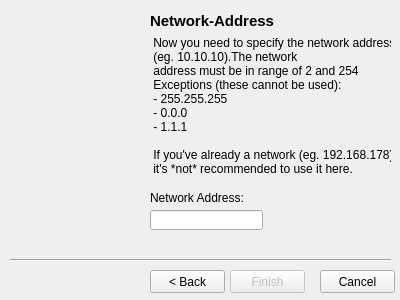
<?xml version="1.0" encoding="UTF-8"?>
<ui version="4.0">
 <class>Dialog</class>
 <widget class="QDialog" name="Dialog">
  <property name="geometry">
   <rect>
    <x>0</x>
    <y>0</y>
    <width>400</width>
    <height>300</height>
   </rect>
  </property>
  <property name="windowTitle">
   <string>Network-Creation Wizard</string>
  </property>
  <widget class="QPushButton" name="btnNext">
   <property name="enabled">
    <bool>false</bool>
   </property>
   <property name="geometry">
    <rect>
     <x>230</x>
     <y>270</y>
     <width>75</width>
     <height>23</height>
    </rect>
   </property>
   <property name="cursor">
    <cursorShape>ArrowCursor</cursorShape>
   </property>
   <property name="text">
    <string>Finish</string>
   </property>
  </widget>
  <widget class="QPushButton" name="Cancel">
   <property name="geometry">
    <rect>
     <x>320</x>
     <y>270</y>
     <width>75</width>
     <height>23</height>
    </rect>
   </property>
   <property name="text">
    <string>Cancel</string>
   </property>
  </widget>
  <widget class="Line" name="line">
   <property name="geometry">
    <rect>
     <x>10</x>
     <y>250</y>
     <width>381</width>
     <height>20</height>
    </rect>
   </property>
   <property name="orientation">
    <enum>Qt::Horizontal</enum>
   </property>
  </widget>
  <widget class="QPushButton" name="btnBack">
   <property name="enabled">
    <bool>true</bool>
   </property>
   <property name="geometry">
    <rect>
     <x>150</x>
     <y>270</y>
     <width>75</width>
     <height>23</height>
    </rect>
   </property>
   <property name="text">
    <string>&lt; Back</string>
   </property>
   <property name="checkable">
    <bool>false</bool>
   </property>
   <property name="checked">
    <bool>false</bool>
   </property>
   <property name="autoRepeat">
    <bool>false</bool>
   </property>
   <property name="autoDefault">
    <bool>true</bool>
   </property>
   <property name="default">
    <bool>false</bool>
   </property>
   <property name="flat">
    <bool>false</bool>
   </property>
  </widget>
  <widget class="QLabel" name="label_4">
   <property name="geometry">
    <rect>
     <x>10</x>
     <y>10</y>
     <width>121</width>
     <height>231</height>
    </rect>
   </property>
   <property name="text">
    <string/>
   </property>
   <property name="pixmap">
    <pixmap resource="E:/Developer_07/Programms/PyQT/Lib/site-packages/PyQt4/test.qrc">:/test+/C:/Users/Gaming PC/Desktop/image.jpg</pixmap>
   </property>
  </widget>
  <widget class="QLabel" name="label_2">
   <property name="geometry">
    <rect>
     <x>150</x>
     <y>-10</y>
     <width>251</width>
     <height>61</height>
    </rect>
   </property>
   <property name="font">
    <font>
     <pointsize>11</pointsize>
     <weight>75</weight>
     <bold>true</bold>
    </font>
   </property>
   <property name="text">
    <string>Network-Address</string>
   </property>
  </widget>
  <widget class="QLabel" name="label">
   <property name="geometry">
    <rect>
     <x>150</x>
     <y>30</y>
     <width>241</width>
     <height>151</height>
    </rect>
   </property>
   <property name="text">
    <string> Now you need to specify the network address 
 (eg. 10.10.10).The network 
 address must be in range of 2 and 254 
 Exceptions (these cannot be used): 
 - 255.255.255 
 - 0.0.0 
 - 1.1.1 

 If you've already a network (eg. 192.168.178) 
 it's *not* recommended to use it here.</string>
   </property>
  </widget>
  <widget class="QLineEdit" name="lineEdit">
   <property name="geometry">
    <rect>
     <x>150</x>
     <y>210</y>
     <width>113</width>
     <height>20</height>
    </rect>
   </property>
   <property name="contextMenuPolicy">
    <enum>Qt::NoContextMenu</enum>
   </property>
   <property name="acceptDrops">
    <bool>false</bool>
   </property>
   <property name="autoFillBackground">
    <bool>false</bool>
   </property>
   <property name="inputMask">
    <string/>
   </property>
   <property name="text">
    <string comment="10.10.10" extracomment="10.10.10"/>
   </property>
   <property name="maxLength">
    <number>11</number>
   </property>
   <property name="frame">
    <bool>true</bool>
   </property>
   <property name="echoMode">
    <enum>QLineEdit::Normal</enum>
   </property>
  </widget>
  <widget class="QLabel" name="label_3">
   <property name="geometry">
    <rect>
     <x>150</x>
     <y>190</y>
     <width>111</width>
     <height>16</height>
    </rect>
   </property>
   <property name="contextMenuPolicy">
    <enum>Qt::NoContextMenu</enum>
   </property>
   <property name="text">
    <string>Network Address:</string>
   </property>
  </widget>
 </widget>
 <tabstops>
  <tabstop>lineEdit</tabstop>
  <tabstop>btnNext</tabstop>
  <tabstop>btnBack</tabstop>
  <tabstop>Cancel</tabstop>
 </tabstops>
 <resources>
  <include location="E:/Developer_07/Programms/PyQT/Lib/site-packages/PyQt4/test.qrc"/>
 </resources>
 <connections/>
</ui>
